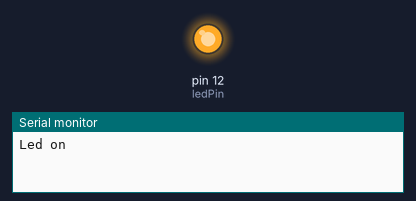
Simulated run of this sketch. Board: Arduino Uno, built with avr-gcc and run on an emulated ATmega328P. On the bench: output pins drawn as LEDs (lit = HIGH), the last lines printed to the serial monitor.

Above: at 1.0 s.
At 3.0 s:
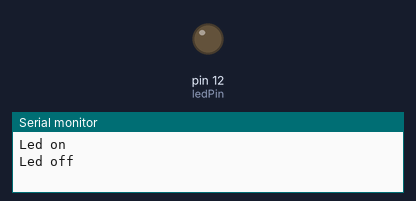
Timing chart, 0 to 5.2 s (numbered marks = the images above):
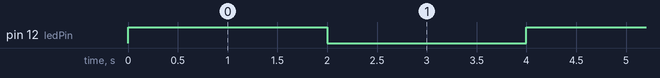

The sketch:

H1.ino
```cpp
int ledPin = 12;
int delayMS = 2000;
int onOff = 0;

void setup() {
  // put your setup code here, to run once:
  pinMode(ledPin, OUTPUT);
  Serial.begin(9600);
}

void loop() {
  // put your main code here, to run repeatedly:
  digitalWrite(ledPin, HIGH);
  Serial.println("Led on");
  delay(delayMS);
  digitalWrite(ledPin, LOW);
  Serial.println("Led off");
  delay(delayMS);
}
```

Measured:
- by itself, pin 12 (ledPin): alternates HIGH for 2.0 s and LOW for 2.0 s
